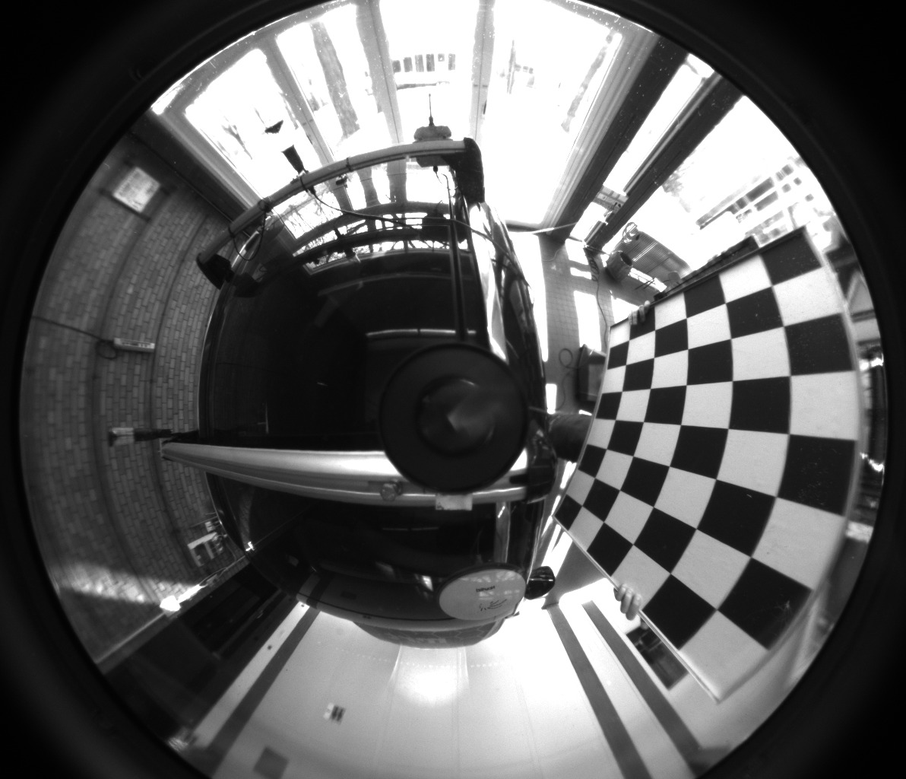
#> input picture data/01.png, 906 x 779 px, shrunk from 1192 x 1024 before the run
$ jupyter execute --allow-errors calibration.ipynb
#> lines starting #> are read from the running program, lines starting #| are printed output that depends on the picture
[cell 1]
import numpy as np
import matplotlib.pyplot as plt
import cv2
import math
from scipy.signal import convolve2d
from scipy.stats import norm

### test image

[cell 2]
image = plt.imread('../data/01.png')
#> image is the input picture: shape (779, 906) float32; min 0, max 1, mean 0.374
plt.imshow(image, cmap = 'gray')

## createCorrelationPatch.m
done

[cell 3]
class Template:
    def __init__(self, height, width):
        self.a1 = np.zeros((height, width))
        self.b1 = np.zeros((height, width))
        self.a2 = np.zeros((height, width))
        self.b2 = np.zeros((height, width))

    def do_normalize(self):
        self.a1 = self.a1 / np.sum(self.a1)
        self.a2 = self.a2 / np.sum(self.a2)
        self.b1 = self.b1 / np.sum(self.b1)
        self.b2 = self.b2 / np.sum(self.b2)


def createCorrelationPatch(properties):
    angle_1, angle_2, radius = properties

    width  = radius*2 + 1
    height = radius*2 + 1

    # initialize template
    template = Template(height, width)

    # midpoint
    mu = radius + 1
    mv = radius + 1

    # compute normals from angles
    n1 = [-np.sin(angle_1), np.cos(angle_1)]
    n2 = [-np.sin(angle_2), np.cos(angle_2)]

    # for all points in template do
    for u in range(0, width):
        for v in range(0, height):
            # vector
            vec = [u-mu+1, v-mv+1]
            dist = np.linalg.norm(vec)

            # check on which side of the normals we are
            s1 = np.matmul(vec, np.transpose(n1))
            s2 = np.matmul(vec, np.transpose(n2))

            if (s1 <= -0.1 and s2 <= -0.1):
                template.a1[v][u] = norm.pdf(dist, 0, radius/2) # x, mu, sigma
            elif (s1 >= 0.1 and s2 >= 0.1):
                template.a2[v][u] = norm.pdf(dist, 0, radius/2)
            elif (s1 <= -0.1 and s2 >= 0.1):
                template.b1[v][u] = norm.pdf(dist, 0, radius/2)
            elif (s1 >= 0.1 and s2 <= 0-.1):
                template.b2[v][u] = norm.pdf(dist, 0, radius/2)

    # normalize
    template.do_normalize()

    return template

## nonMaximumSuppression.m
maxima different

[cell 4]
def nonMaximumSuppression(img, n, tau, margin):
    height, width = img.shape
    maxima = []
    for i in range(n+margin, width-n-margin, n+1):
        for j in range(n+margin, height-n-margin, n+1):
            # initial value
            maxi, maxj = i, j
            maxval = img[j][i]
            # update maxval if found
            for i2 in range(i, i+n):
                for j2 in range(j, j+n):
                    if (img[j2][i2] > maxval):
                        maxi, maxj = i2, j2
                        maxval = img[j2][i2]

            failed = 0
            for i2 in range(maxi-n, min(maxi+n, width-margin)):
                for j2 in range(maxj-n, min(maxj+n, height-margin)):
                    currval = img[j2][i2]
                    if (currval>maxval and (i2<i or i2>i+n or j2<j or j2>j+n)):
                        failed = 1
                        break
                if (failed):
                    break

            if (maxval >= tau and failed == 0):
                maxima.append([maxi, maxj])

    maxima = np.array(maxima)

    return maxima

## findCorners.m

[cell 5]
def findCorners(img, tau):

    # filter image
    print('Start Filtering ...')

    # use 3 scales to obtain a modest level of scale invariance and robustness w.r.t blur
    radius = [4, 8, 12]

    # template properties
    template_props = [[      0,  np.pi/2, radius[0]],
                      [np.pi/4, -np.pi/4, radius[0]],
                      [      0,  np.pi/2, radius[1]],
                      [np.pi/4, -np.pi/4, radius[1]],
                      [      0,  np.pi/2, radius[2]],
                      [np.pi/4, -np.pi/4, radius[2]]]

    img_corners = np.zeros(img.shape)
    for i in range(0, len(template_props)):
        # create correlation template
        template = createCorrelationPatch(template_props[i])

        # filter image according with current template
        img_corners_a1 = convolve2d(img, template.a1, 'same')
        img_corners_a2 = convolve2d(img, template.a2, 'same')
        img_corners_b1 = convolve2d(img, template.b1, 'same')
        img_corners_b2 = convolve2d(img, template.b2, 'same')

        # compute mean
        img_corners_mu = (img_corners_a1+img_corners_a2+img_corners_b1+img_corners_b2)/4
        # case 1: a=white, b=black
        img_corners_a = np.minimum(np.subtract(img_corners_a1, img_corners_mu), np.subtract(img_corners_a2, img_corners_mu))
        img_corners_b = np.minimum(np.subtract(img_corners_mu, img_corners_b1), np.subtract(img_corners_mu, img_corners_b2))
        img_corners_1 = np.minimum(img_corners_a, img_corners_b)

        # case 2: a=black, b=white
        img_corners_a = np.minimum(np.subtract(img_corners_mu, img_corners_a1), np.subtract(img_corners_mu, img_corners_a2))
        img_corners_b = np.minimum(np.subtract(img_corners_b1, img_corners_mu), np.subtract(img_corners_b2, img_corners_mu))
        img_corners_2 = np.minimum(img_corners_a, img_corners_b)

        # update corner map
        img_corners = np.maximum(img_corners, img_corners_1)
        img_corners = np.maximum(img_corners, img_corners_2)

    return img_corners

## compute image derivatives

[cell 6]
def get_img_derivatives(img):

    # sobel masks
    du = [[-1,  0,  1],
          [-1,  0,  1],
          [-1,  0,  1]]

    dv = [[-1, -1, -1],
          [ 0,  0,  0],
          [ 1,  1,  1]]

    img_du = convolve2d(img, du, mode = 'same')
    img_dv = convolve2d(img, dv, mode = 'same')
    img_angle = np.arctan2(img_dv, img_du)
    img_weight = np.sqrt(img_du**2 + img_dv**2)

    # correct angle to lie in between [0,pi]
    h, w = img_angle.shape
    for i in range(0, h):
        for j in range(0, w):
            if(img_angle[i][j] < 0):
                img_angle[i][j] += np.pi
            elif(img_angle[i][j] > np.pi):
                img_angle[i][j] -= np.pi

    return img_du, img_dv, img_angle, img_weight

## findModesMeanShift.m
done

[cell 7]
# [43 lines left out: function findModesMeanShift, not called in this run]

## refineCorners.m

[cell 8]
class Corners:
    # [6 lines left out: function __init__, not called in this run]

[cell 9]
# [15 lines left out: function refineCorners, not called in this run]

### refine corners

[cell 10]
# [50 lines left out: function edgeOrientations, not called in this run]

[cell 11]
r = 10
#> (the rest of this cell did not finish here and is left out)

#> (a cell that did not finish here is left out)

#> (a cell that did not finish here is left out)

## demo.m

[cell 14]
img = plt.imread('../data/01.png')

# normalize values between [0, 1]
img = cv2.normalize(img.astype('float'), None, 0.0, 1.0, cv2.NORM_MINMAX)

# convert to grayscale image
if (len(img.shape) == 3):
    img = cv2.cvtColor(img, cv2.COLOR_RGB2GRAY)

# compute image derivatives
img_du, img_dv, img_angle, img_weight = get_img_derivatives(img)
#> after the loop in get_img_derivatives, `for i in range(0, h):`:
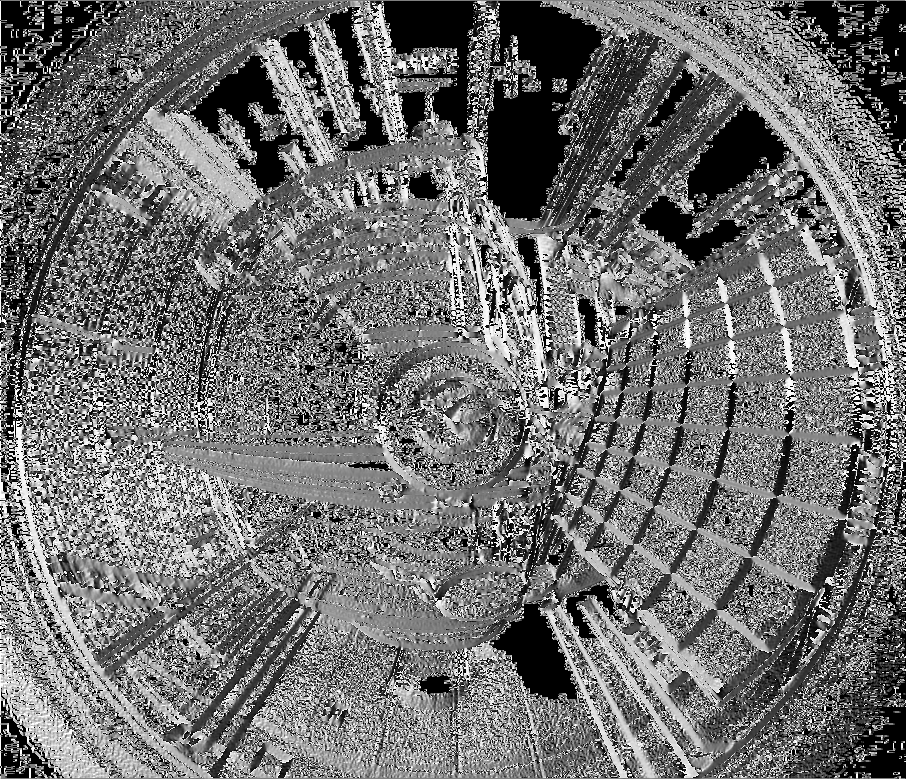
#> img_angle: shape (779, 906) float64; min 0, max 3.14, mean 1.38; drawn with min black and max white

# scale input image
img = (img - np.min(img))/(np.max(img) - np.min(img))

# find initial corners
initial_corners = findCorners(img, 0.01)
#> after the loop in findCorners, `for i in range(0, len(template_props)):`:
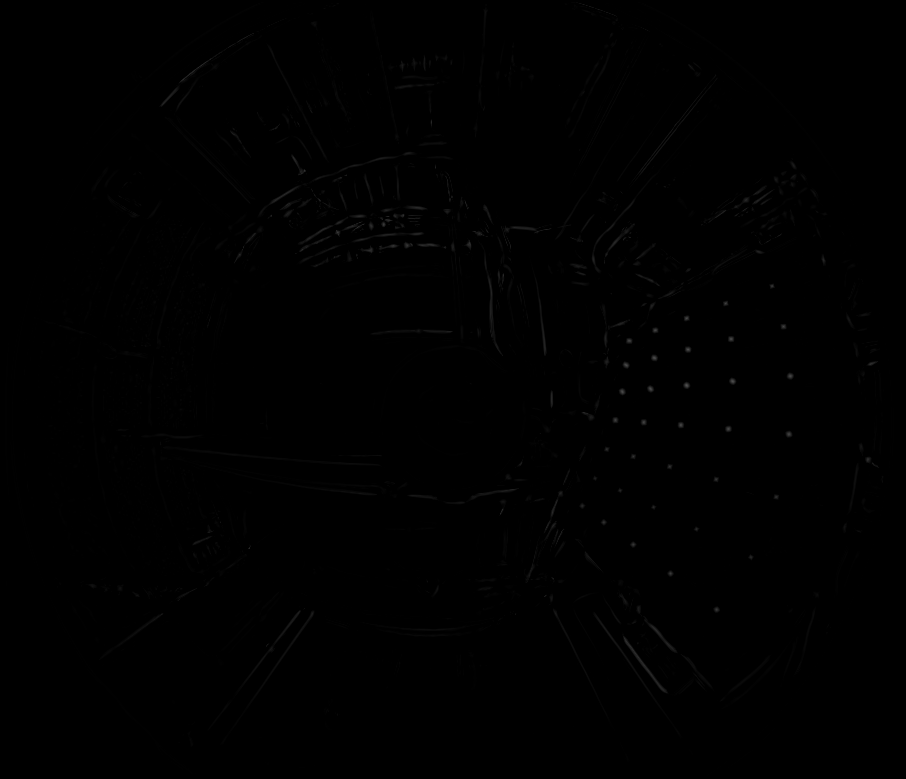
#> img_corners: shape (779, 906) float64; min 0, max 0.318, mean 0.00186
#> after the loop in findCorners, `for i in range(0, len(template_props)):`:
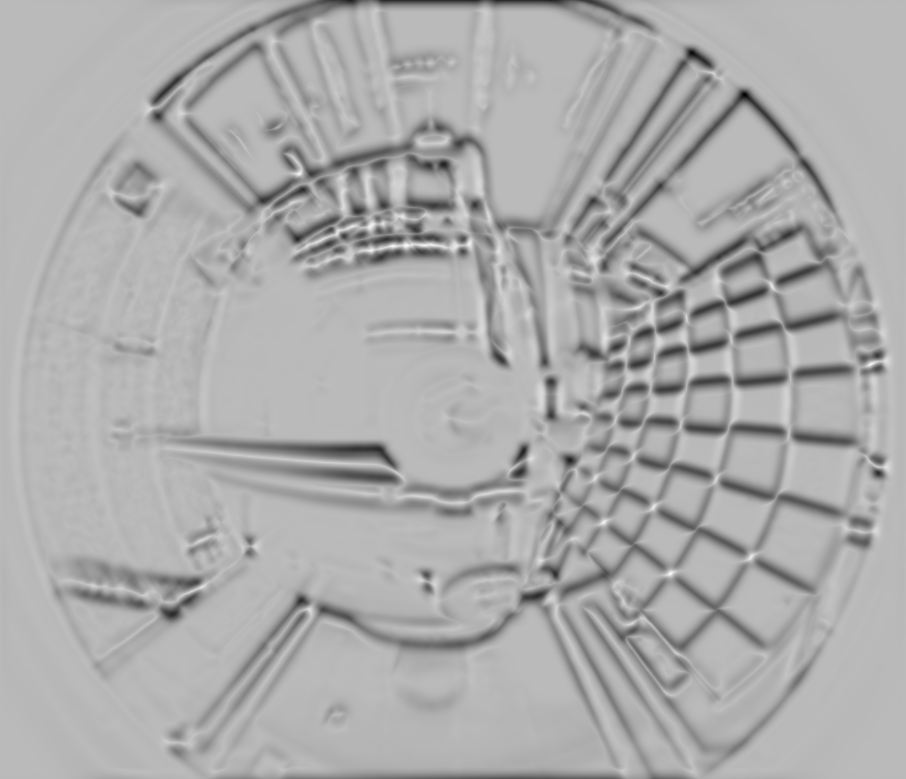
#> img_corners_a: shape (779, 906) float64; min -0.622, max 0.228, mean -0.0477; drawn with min black and max white
#> after the loop in findCorners, `for i in range(0, len(template_props)):`:
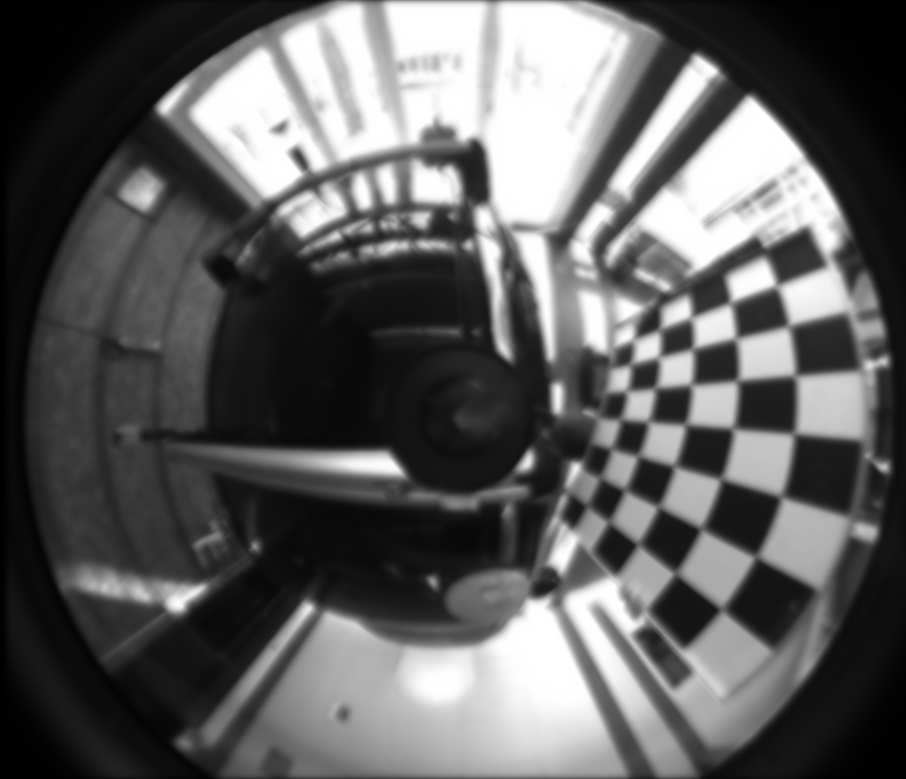
#> img_corners_b1: shape (779, 906) float64; min 0, max 1, mean 0.373
#> after the loop in findCorners, `for i in range(0, len(template_props)):`:
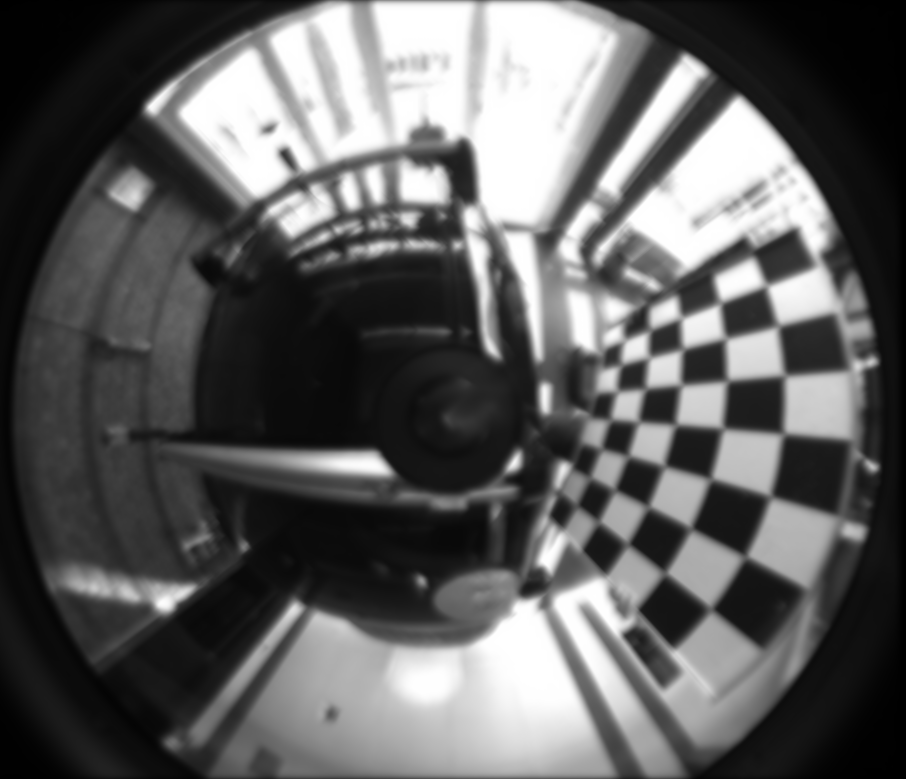
#> img_corners_b2: shape (779, 906) float64; min 0, max 1, mean 0.373
#> after the loop in findCorners, `for i in range(0, len(template_props)):`:
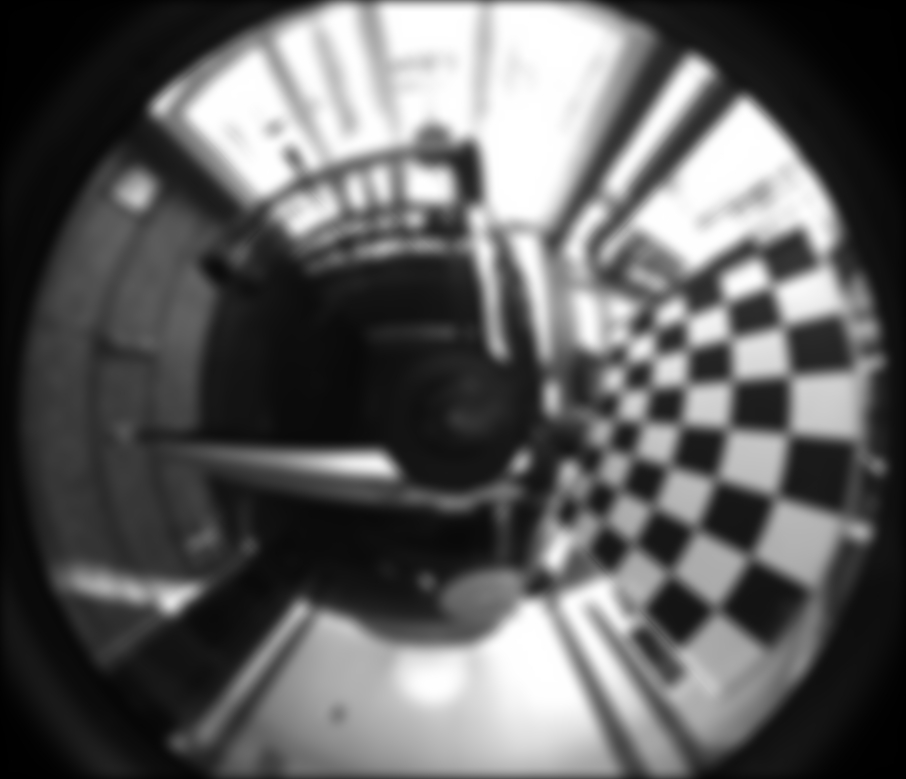
#> img_corners_mu: shape (779, 906) float64; min 0.00107, max 1, mean 0.372

# extract corner candidates via non maximum suppressions
NMS_corners = nonMaximumSuppression(initial_corners, 3, 0.025, 5)
#> after the loop in nonMaximumSuppression, `for i in range(n+margin, width-n-margin, n+1):`: maxima = 683 pairs, first value 60 to 882, second value 8 to 718
#> NMS_corners has the same summary as maxima in nonMaximumSuppression

# subpixel refinement
#refined_corners = refineCorners(img_du, img_dv, img_angle, img_weight, NMS_corners, 10)

#chessboards = chessboardsFromCorners(refined_corners)
#plotChessboards(chessboards, refined_corners)
